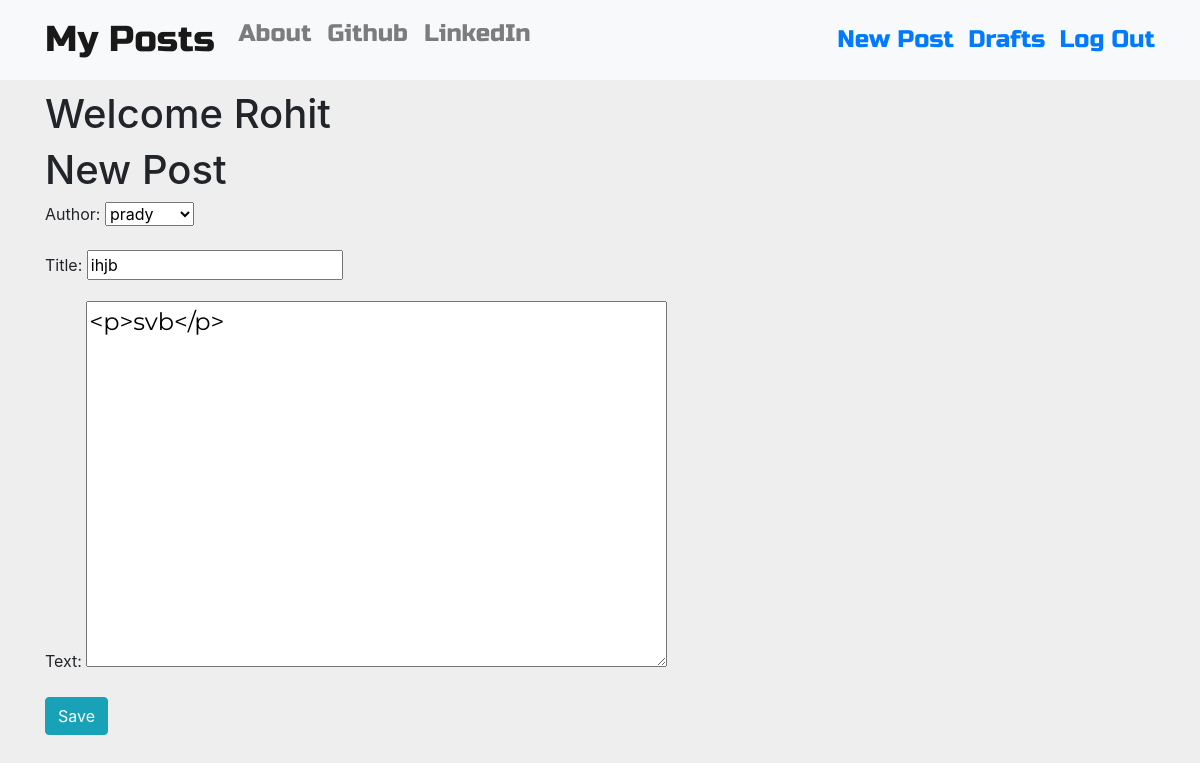
The app's page /post/7/edit/ (signed in) with its own data.
### blog/models.py (models this page shows, shortened)
class Post(models.Model):
    author=models.ForeignKey('auth.User',on_delete=models.CASCADE)
    title=models.CharField(max_length=200)
    text=models.TextField()
    create_date=models.DateTimeField(default=timezone.now)
    published_date=models.DateTimeField(blank=True,null=True)

### blog/views.py (the view)
# urls.py: re_path('post/(?P<pk>\d+)/edit/$',views.UpdatePostView.as_view(),name='post_edit'),
class UpdatePostView(LoginRequiredMixin,UpdateView):
    login_url='/login/'
    redirect_field_name='blog/post_detail.html'
    form_class=PostForm
    model=models.Post

### blog/forms.py
class PostForm(forms.ModelForm):
    class Meta():
        model=Post
        fields=('author','title','text')
        widgets={
            'title':forms.TextInput(attrs={'class':'textinputclass'}),
            'text' : forms.Textarea(attrs={'class':'editable medium-editor-textarea postcontent'}),
        }

### blog/templates/blog/post_form.html (shortened to what this page needs)
{% extends 'blog/base.html' %}
{% block content %}
  <h1>New Post</h1>
  <form class="post-form" method="POST">
    {{form.as_p}}
    <button type="submit" class=" btn btn-info" >Save</button>
  </form>
{% endblock %}

### blog/templates/blog/base.html (shortened to what this page needs)
<!DOCTYPE html>
{% load static %}
<html lang="en" dir="ltr">
  <head>
    <link rel="stylesheet" href="https://stackpath.bootstrapcdn.com/bootstrap/4.3.1/css/bootstrap.min.css">
    <link rel="stylesheet" href="//cdn.jsdelivr.net/medium-editor/latest/css/medium-editor.min.css" type="text/css" media="screen" charset="utf-8">
    <link rel="stylesheet" href="{% static 'css/blog.css' %}">
  </head>
  <body class="loader">
    <nav class="navbar navbar-expand-lg techfont custom-navbar navbar-light bg-light" style="background-color: #e3f2fd;">
      <div class="container">
        <ul class="nav navbar-nav">
          <li><a class="navbar-brand bigbrand" href="{% url 'post_list' %}">My Posts</a></li>
          <li><a class="nav-link" href="{% url 'about' %}">About</a></li>
          <li><a class="nav-link" href="https://www.github.com/Pradyumn542">Github</a></li>
          <li><a class="nav-link" href="https://www.linkedin.com/in/pradyumn-pandey-3523471ab">LinkedIn</a></li>
    </ul>
    <ul class="nav navbar-nav navbar-right" "l1">
      {% if user.is_authenticated %}
      <li>
        <a href="{% url 'post_new' %}"> New Post  &nbsp;</a>
      </li>
      <li>
        <a href="{% url 'post_draft_list' %}"> Drafts &nbsp; </a>
      </li>
      <li>
        <a href="{% url 'logout' %}">Log Out </a>
      </li>
      {% else %}
      <li><a class=" btn btn-primary " href="{% url 'login' %}"><span class="glyphicon glyphicon-user"  ></span>Login </a></li>
      {% endif %}
    </ul>
      </div>
    </nav>
    <div class="content container">
      <div class="row">
        <div class="col-md-8">
          <div class="blog_posts">
            {% if user.is_authenticated %}
            <h1>Welcome {{user.username}}</h1>
            {% endif %}
            {% block content %}
            {% endblock %}
          </div>
        </div>
      </div>
    </div>
  </body>
</html>

### blog/static/css/blog.css (style rules this page uses)
body { background: #EEEEEE; }
.techfont { font-family: 'Russo One', sans-serif; font-size: 1.5em; margin-bottom: 10px; }
.postcontent { font-family: 'Montserrat'; font-size: 1.5em; }
.bigbrand { font-size: 1.5em; }
.loader { filter:hue-rotate(0deg); color: linear-gradient(45deg,#0f8,#08f); animation:hue 5000ms infinite linear; }

### records on screen
Post: author "prady", title "ihjb", text "<p>svb</p>"

### other values on screen
{{ user.username }} "Rohit"
